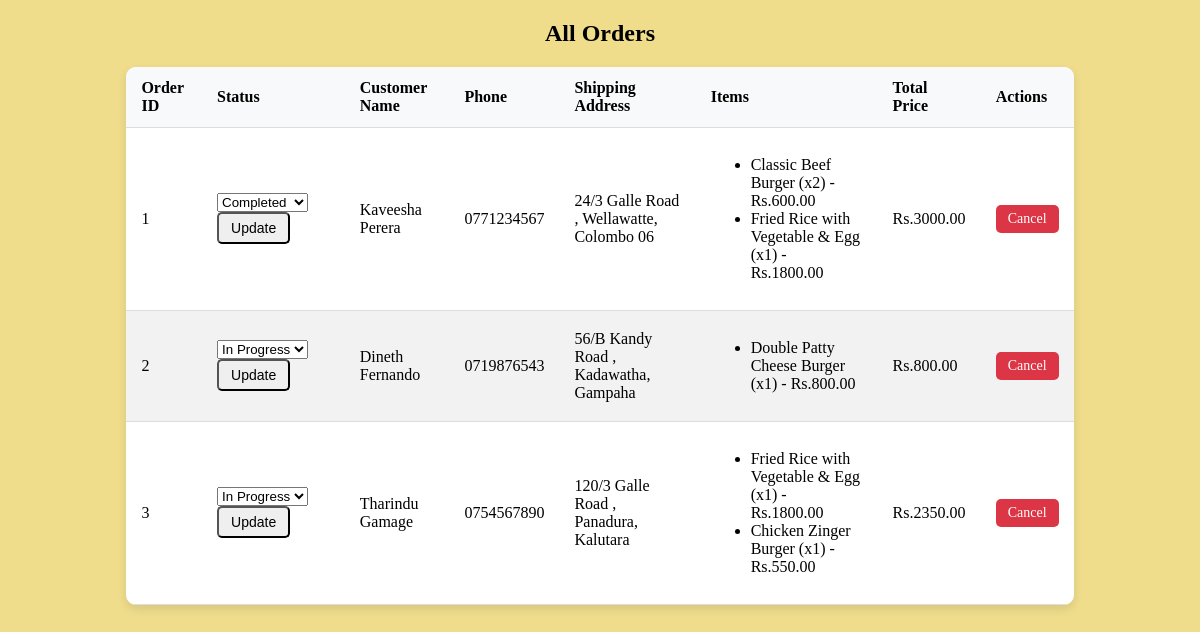
Before: /dashboard/orders with the older database file.
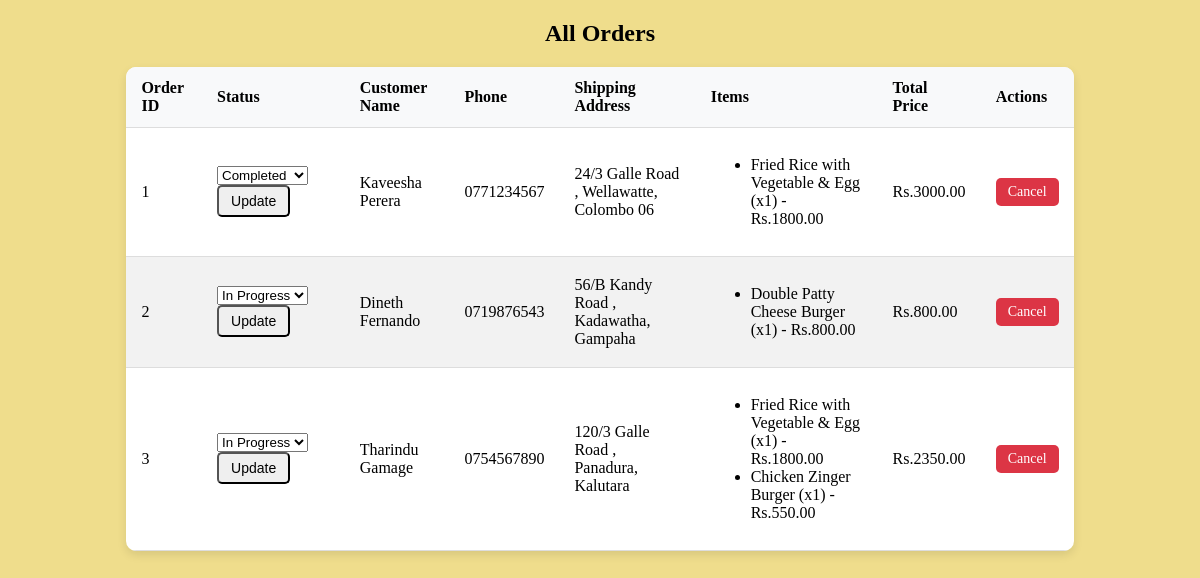
After: the same page with the newer database file.
### webstore/models.py (models this page shows, shortened)
class Order(models.Model):
    items = models.TextField()  # Use for sqlite
    order_date = models.DateTimeField(auto_now_add=True)
    STATUS_CHOICES = [
        ('Incomplete', 'Incomplete'),
        ('Complete', 'Complete'),
    ]
    status = models.CharField(max_length=20, choices=STATUS_CHOICES, default='Incomplete')
    total_price = models.FloatField(default=0)

class ShippingDetails(models.Model):
    order = models.OneToOneField(Order, on_delete=models.CASCADE)  # Link to Order
    name = models.CharField(max_length=255)
    delivery_date = models.DateField()
    delivery_time = models.TimeField()
    house_no = models.CharField(max_length=10)
    street1 = models.CharField(max_length=255)
    street2 = models.CharField(max_length=255, blank=True, null=True)
    town = models.CharField(max_length=255)
    phone = models.CharField(max_length=15)

class OrderItem(models.Model):
    order = models.ForeignKey(Order, on_delete=models.CASCADE)
    item = models.ForeignKey(Menu, on_delete=models.CASCADE)
    quantity = models.PositiveIntegerField(default=1)

class Menu(models.Model):
    name = models.CharField(max_length=50)
    description = models.CharField(max_length=400)
    price = models.FloatField()
    img_url = models.ImageField(upload_to='static/')

### webstore/views.py (the view)
# urls.py: path('dashboard/orders', views.view_orders, name='view_orders'),  # Correct URL pattern
def view_orders(request):
    orders = Order.objects.all()
    order_details = []
    for order in orders:
        order_items = OrderItem.objects.filter(order=order)
        try:
            shipping_details = ShippingDetails.objects.get(order=order)
        except ShippingDetails.DoesNotExist:
            shipping_details = None  # In case shipping details are missing
        order_detail = {
            'order': order,
            'shipping_details': shipping_details,
            'order_items': order_items
        }
        order_details.append(order_detail)
    return render(request, 'view_orders.html', {'order_details': order_details})

### webstore/templates/view_orders.html (shortened to what this page needs)
<!DOCTYPE html>
<html lang="en">
<head>
</head>
<body>
    <h2 class="center">All Orders</h2>
    <table class="table">
        <thead>
            <tr>
                <th>Order ID</th>
                <th>Status</th>
                <th>Customer Name</th>
                <th>Phone</th>
                <th>Shipping Address</th>
                <th>Items</th>
                <th>Total Price</th>
                <th>Actions</th>
            </tr>
        </thead>
        <tbody>
            {% for order_detail in order_details %}
                <tr>
                    <td>{{ order_detail.order.id }}</td>
                    <td>
                        <div class="status-update">
                            <form method="POST" action="{% url 'update_order_status' order_detail.order.id %}">
                                <select name="status">
                                    <option value="In Progress" {% if order_detail.order.status == 'In Progress' %}selected{% endif %}>In Progress</option>
                                    <option value="Completed" {% if order_detail.order.status == 'Completed' %}selected{% endif %}>Completed</option>
                                </select>
                                <button type="submit" class="btn btn-warning btn-sm">Update</button>
                            </form>
                        </div>
                    </td>
                    {% if order_detail.shipping_details %}
                        <td>{{ order_detail.shipping_details.name }}</td>
                        <td>{{ order_detail.shipping_details.phone }}</td>
                        <td>
                            {{ order_detail.shipping_details.house_no }} {{ order_detail.shipping_details.street1 }}
                            {% if order_detail.shipping_details.street2 %}, {{ order_detail.shipping_details.street2 }}{% endif %},
                            {{ order_detail.shipping_details.town }}
                        </td>
                    {% else %}
                        <td colspan="3">No shipping details available</td>
                    {% endif %}
                    <td>
                        <ul>
                            {% for item in order_detail.order_items %}
                                <li>{{ item.item.name }} (x{{ item.quantity }}) - Rs.{{ item.item.price|floatformat:2 }}</li>
                            {% endfor %}
                        </ul>
                    </td>
                    <td>Rs.{{ order_detail.order.total_price|floatformat:2 }}</td>
                    <td>
                        <a href="{% url 'confirm_cancel' order_detail.order.id %}" class="btn btn-danger btn-sm">Cancel</a>
                    </td>
                </tr>
            {% endfor %}
        </tbody>
    </table>
</body>
</html>

### webstore/templates/view_orders.html (style rules this page uses)
body { background-color: #eed97ee3; }
.center { text-align: center; }
.table { width: 80%; margin: 20px auto; border-collapse: collapse; background: #fff; border-radius: 10px; overflow: hidden; box-shadow: 0 4px 10px rgba(0, 0, 0, 0.1); }
.table th, .table td { padding: 12px 15px; text-align: left; border-bottom: 1px solid #ddd; }
.table thead { background: #f8f9fa; font-weight: bold; }
.table tbody tr:nth-child(even) { background: #f2f2f2; }
.btn-sm { padding: 6px 12px; font-size: 14px; border-radius: 5px; text-decoration: none; display: inline-block; text-align: center; }
.btn-danger { background: #dc3545; color: white; border: none; }
.status-update { display: flex; align-items: center; }
.status-update select { margin-right: 10px; }

Changed rows visible on the page:
removed OrderItem: item.name "Classic Beef Burger", quantity "2", item.price "600.00", shown under Order "Completed"
